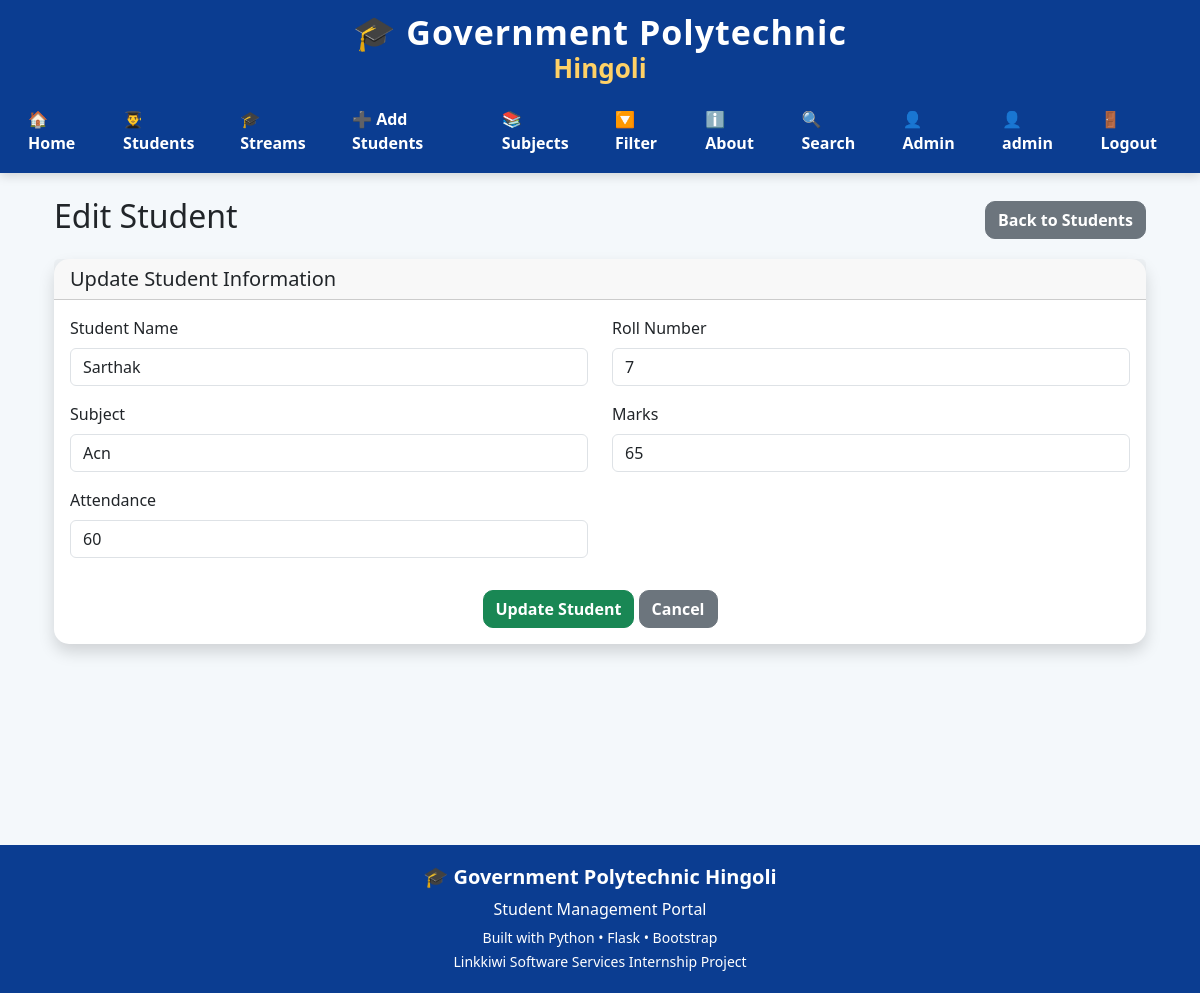
The page /edit/17 (signed in) on the database its author committed.
### tables this page shows
CREATE TABLE students (
            id INTEGER PRIMARY KEY AUTOINCREMENT,
            name TEXT NOT NULL,
            roll INTEGER NOT NULL,
            marks INTEGER NOT NULL,
            subject TEXT NOT NULL,
            attendance INTEGER DEFAULT 0
        , photo TEXT DEFAULT 'default.png');

### app.py (the view, shortened to what this page needs)
@app.route("/edit/<int:id>", methods=["GET", "POST"])
def edit_student(id):
    conn = get_db()
    student = conn.execute(
        "SELECT * FROM students WHERE id=?",
        (id,)
    ).fetchone()
    conn.close()
    if student is None:
        abort(404)
    return render_template(
        "edit_student.html",
        student=student
    )

### database.py (called while the page is built)
def get_db():
    conn = sqlite3.connect(DB_PATH)
    conn.row_factory = sqlite3.Row
    return conn

### templates/edit_student.html (shortened to what this page needs)
{% extends "base.html" %}
{% block content %}
<div class="container mt-4">
    <div class="d-flex justify-content-between align-items-center mb-3">
        <h2>
            Edit Student
        </h2>
        <a href="/students" class="btn btn-secondary">
            Back to Students
        </a>
    </div>
    <div class="card shadow">
        <div class="card-header">
            <h5 class="mb-0">
                Update Student Information
            </h5>
        </div>
        <div class="card-body">
                <div class="row">
                    <div class="col-md-6 mb-3">
                        <label class="form-label">
                            Student Name
                        </label>
                        <input
                            type="text"
                            name="name"
                            class="form-control"
                            value="{{ student['name'] }}"
                            required>
                    </div>
                    <div class="col-md-6 mb-3">
                        <label class="form-label">
                            Roll Number
                        </label>
                        <input
                            type="text"
                            name="roll"
                            class="form-control"
                            value="{{ student['roll'] }}"
                            required>
                    </div>
                    <div class="col-md-6 mb-3">
                        <label class="form-label">
                            Subject
                        </label>
                        <input
                            type="text"
                            name="subject"
                            class="form-control"
                            value="{{ student['subject'] }}"
                            required>
                    </div>
                    <div class="col-md-6 mb-3">
                        <label class="form-label">
                            Marks
                        </label>
                        <input
                            type="number"
                            name="marks"
                            class="form-control"
                            value="{{ student['marks'] }}"
                            required>
                    </div>
                    <div class="col-md-6 mb-3">
                        <label class="form-label">
                            Attendance
                        </label>
                        <input
                            type="number"
                            name="attendance"
                            class="form-control"
                            value="{{ student['attendance'] }}"
                            required>
                    </div>
                </div>
                <div class="text-center mt-3">
                    <button
                        type="submit"
                        class="btn btn-success">
                        Update Student
                    </button>
                    <a href="/students"
                       class="btn btn-secondary">
                        Cancel
                    </a>
                </div>
        </div>
    </div>
</div>
{% endblock %}

### templates/base.html (style rules this page uses)
body { font-family:"Segoe UI",sans-serif; background:#f4f8fb; margin:0; padding:0; }
.container { min-height:75vh; }
.card { border:none; border-radius:15px; box-shadow:0 4px 15px rgba(0,0,0,.08); transition:.3s; }
.btn { border-radius:10px; font-weight:600; }

### rows shown on the page
students: name "Sarthak", roll "7", subject "Acn", marks "65", attendance "60"

### other values the page prints
{{ session.username }} "admin"
